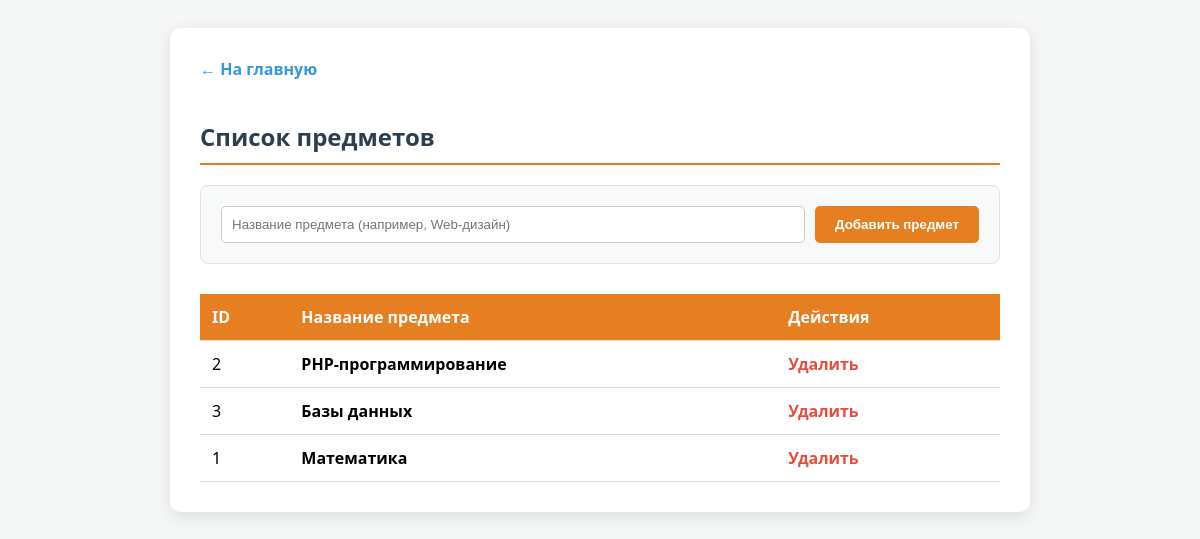
Screenshot of /journal/subjects.php (signed in) with the database file from the repository.
### tables this page shows
CREATE TABLE subjects (
            id INTEGER PRIMARY KEY AUTOINCREMENT,
            title TEXT NOT NULL
        );

### journal/classes/Database.php (called while the page is built)
<?php
class Database
{
    private PDO $pdo;
    public function __construct()
    {
        $dbFile = __DIR__ . '/../journal.db';
        try {
            $dsn = "sqlite:" . $dbFile;
            $this->pdo = new PDO($dsn);
            $this->pdo->setAttribute(PDO::ATTR_ERRMODE, PDO::ERRMODE_EXCEPTION);
            $this->pdo->setAttribute(PDO::ATTR_DEFAULT_FETCH_MODE, PDO::FETCH_ASSOC);
            $this->pdo->exec("
                CREATE TABLE IF NOT EXISTS logs (
                    id INTEGER PRIMARY KEY AUTOINCREMENT,
                    user_login TEXT NOT NULL,
                    action TEXT NOT NULL,
                    created_at TEXT NOT NULL
                )
            ");
        } catch (PDOException $e) {
            die("Ошибка подключения к БД: " . $e->getMessage());
        }
    }
    public function query(string $sql, array $params = []): PDOStatement
    {
        $stmt = $this->pdo->prepare($sql);
        $stmt->execute($params);
        return $stmt;
    }
}

### journal/subjects.php (the view, shortened to what this page needs)
<?php
require_once 'classes/Database.php';
$db = new Database();
$subjects = $db->query("SELECT * FROM subjects ORDER BY title")->fetchAll();
?>
<!DOCTYPE html>
<html lang="ru">
<head>
</head>
<body>
<div class="container">
    <a href="index.php" class="back">← На главную</a>
    <h2>Список предметов</h2>
    <form method="POST" class="form-add">
        <input type="text" name="title" placeholder="Название предмета (например, Web-дизайн)" required>
        <button type="submit">Добавить предмет</button>
    </form>
    <?php if (empty($subjects)): ?>
        <p style="text-align:center; color:#7f8c8d;">Предметов пока нет.</p>
    <?php else: ?>
        <table>
            <thead>
                <tr>
                    <th>ID</th>
                    <th>Название предмета</th>
                    <th>Действия</th>
                </tr>
            </thead>
            <tbody>
                <?php foreach($subjects as $s): ?>
                <tr>
                    <td><?php echo $s['id']; ?></td>
                    <td><strong><?php echo htmlspecialchars($s['title']); ?></strong></td>
                    <td>
                        <a href="subjects.php?delete=<?php echo $s['id']; ?>" class="btn-del" onclick="return confirm('Удалить предмет и все оценки по нему?')">Удалить</a>
                    </td>
                </tr>
                <?php endforeach; ?>
            </tbody>
        </table>
    <?php endif; ?>
</div>
</body>
</html>

### journal/subjects.php (style rules this page uses)
body { font-family: 'Segoe UI', Arial, sans-serif; background: #f4f7f6; padding: 20px; }
.container { max-width: 800px; margin: 0 auto; background: #fff; padding: 30px; border-radius: 10px; box-shadow: 0 4px 15px rgba(0,0,0,0.1); }
h2 { color: #2c3e50; border-bottom: 2px solid #e67e22; padding-bottom: 10px; }
.back { display: inline-block; margin-bottom: 20px; color: #3498db; text-decoration: none; font-weight: bold; }
.form-add { background: #f8f9fa; padding: 20px; border-radius: 8px; border: 1px solid #dee2e6; margin-bottom: 30px; display: flex; gap: 10px; flex-wrap: wrap; }
.form-add input { flex: 1; padding: 10px; border: 1px solid #ccc; border-radius: 5px; min-width: 200px; }
.form-add button { padding: 10px 20px; background: #e67e22; color: white; border: none; border-radius: 5px; cursor: pointer; font-weight: bold; }
table { width: 100%; border-collapse: collapse; margin-top: 20px; }
th, td { padding: 12px; text-align: left; border-bottom: 1px solid #ddd; }
th { background-color: #e67e22; color: white; }
.btn-del { color: #e74c3c; text-decoration: none; font-weight: bold; }

### rows the page displays
subjects: id "2", title "PHP-программирование"
subjects: id "3", title "Базы данных"
subjects: id "1", title "Математика"
